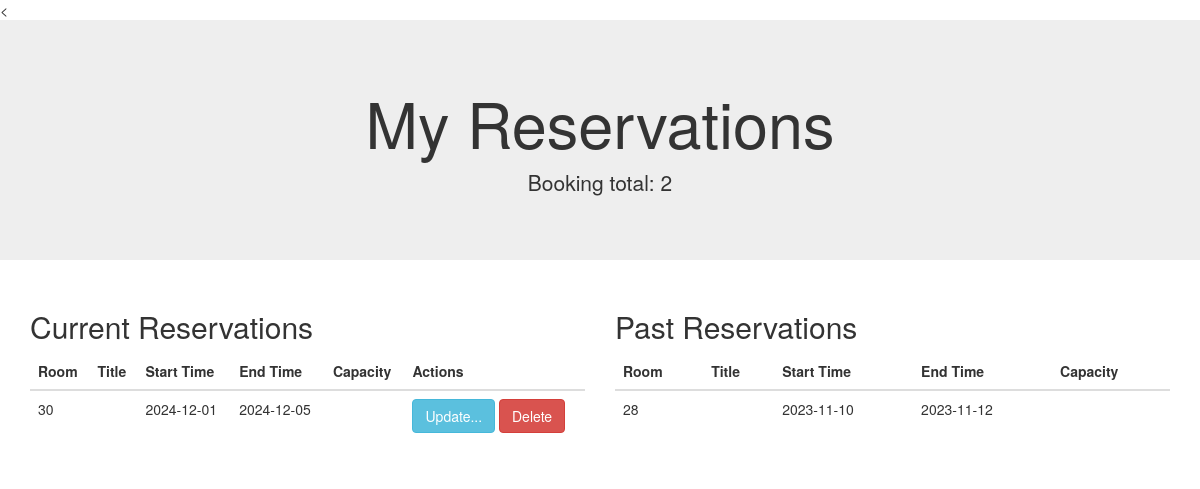
Page /my_reservation.php on the earlier database version.
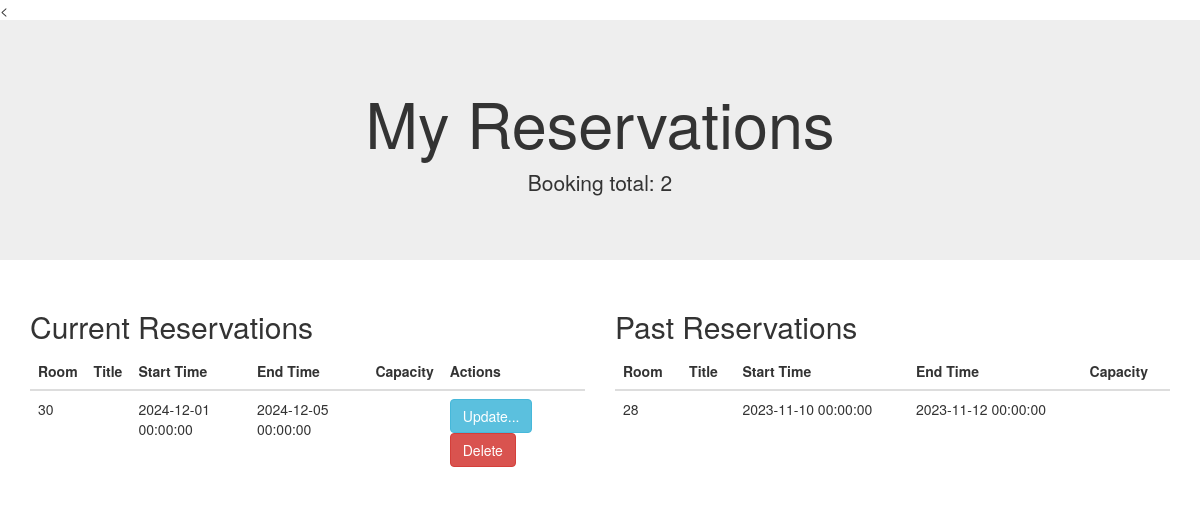
Same page on the later database version.
### tables this page shows
CREATE TABLE `bookings` (
  `Booking_ID` int(11) NOT NULL,
  `user_ID` int(11) NOT NULL,
  `Room_ID` int(11) NOT NULL,
  `Start_Time` datetime NOT NULL,
  `End_Time` datetime NOT NULL
);

### my_reservation.php (the view, shortened to what this page needs)
<?php
$host = 'localhost';
$user = 'root';
$password = '';
$dbname = 'booking_system';
$port = 3306;
try {
    $dsn = "mysql:host=$host;dbname=$dbname;port=$port";
    $pdo = new PDO($dsn, $user, $password);
    $pdo->setAttribute(PDO::ATTR_ERRMODE, PDO::ERRMODE_EXCEPTION);
} catch (PDOException $e) {
    die("Connection failed: " . $e->getMessage());
}
$current_date = date('Y-m-d H:i:s');
$sql = "SELECT * FROM bookings";
$stmt = $pdo->prepare($sql);
$stmt->execute();
$reservations = $stmt->fetchAll(PDO::FETCH_ASSOC);
$current_reservations = [];
$past_reservations = [];
foreach ($reservations as $reservation) {
    if ($reservation['End_Time'] >= $current_date) {
        $current_reservations[] = $reservation;
    } else {
        $past_reservations[] = $reservation;
    }
}
$total_reservations = count($reservations);
?>
<!DOCTYPE html>
<html lang="en">
<<head>
  <link rel="stylesheet" href="https://maxcdn.bootstrapcdn.com/bootstrap/3.4.1/css/bootstrap.min.css">
</head>
<body>
<div class="jumbotron text-center">
  <h1>My Reservations</h1>
  <p>Booking total: <?php echo $total_reservations; ?> </p>
</div>
<div class="container">
  <div class="row">
    <div class="col-sm-6">
      <h2>Current Reservations</h2>
  <?php if (count($current_reservations) > 0): ?>
    <table class="table">
      <thead>
        <tr>
          <th>Room</th>
          <th>Title</th>
          <th>Start Time</th>
          <th>End Time</th>
          <th>Capacity</th>
          <th>Actions</th>
        </tr>
      </thead>
      <tbody>
        <?php foreach ($current_reservations as $reservation): ?>
          <tr>
            <td><?php echo $reservation['Room_ID']; ?></td>
            <td><?php echo $reservation['Title']; ?></td>
            <td><?php echo $reservation['Start_Time']; ?></td>
            <td><?php echo $reservation['End_Time']; ?></td>
            <td><?php echo $reservation['Capacity']; ?></td>
            <td>
              <form action="update_reservation.php" method="get" style="display:inline;">
                 <button type="submit" class="btn btn-info">Update...</button>
                </form>
                <form action="delete_reservation.php" method="get" style="display:inline;" onsubmit="return confirm('Are you sure you want to delete this reservation?')">
                 <button type="submit" class="btn btn-danger" onclick="return confirm('Are you sure you want to delete this reservation?')">Delete</button>
                </form>
            </td>
          </tr>
        <?php endforeach; ?>
      </tbody>
    </table>
  <?php else: ?>
    <p>No current reservations found.</p>
  <?php endif; ?>
    </div>
    <div class="col-sm-6">
    <h2>Past Reservations</h2>
  <?php if (count($past_reservations) > 0): ?>
    <table class="table">
      <thead>
        <tr>
          <th>Room</th>
          <th>Title</th>
          <th>Start Time</th>
          <th>End Time</th>
          <th>Capacity</th>
        </tr>
      </thead>
      <tbody>
        <?php foreach ($past_reservations as $reservation): ?>
          <tr>
            <td><?php echo $reservation['Room_ID']; ?></td>
            <td><?php echo $reservation['Title']; ?></td>
            <td><?php echo $reservation['Start_Time']; ?></td>
            <td><?php echo $reservation['End_Time']; ?></td>
            <td><?php echo $reservation['Capacity']; ?></td>
          </tr>
        <?php endforeach; ?>
      </tbody>
    </table>
  <?php else: ?>
    <p>No past reservations found.</p>
  <?php endif; ?>
    </div>
  </div>
</div>
</body>
</html>

Differences in the rows shown:
changed bookings (number 1 of 2 on the later page): Start_Time "2024-12-01" → "2024-12-01 00:00:00"; End_Time "2024-12-05" → "2024-12-05 00:00:00"
changed bookings (number 2 of 2 on the later page): Start_Time "2023-11-10" → "2023-11-10 00:00:00"; End_Time "2023-11-12" → "2023-11-12 00:00:00"
